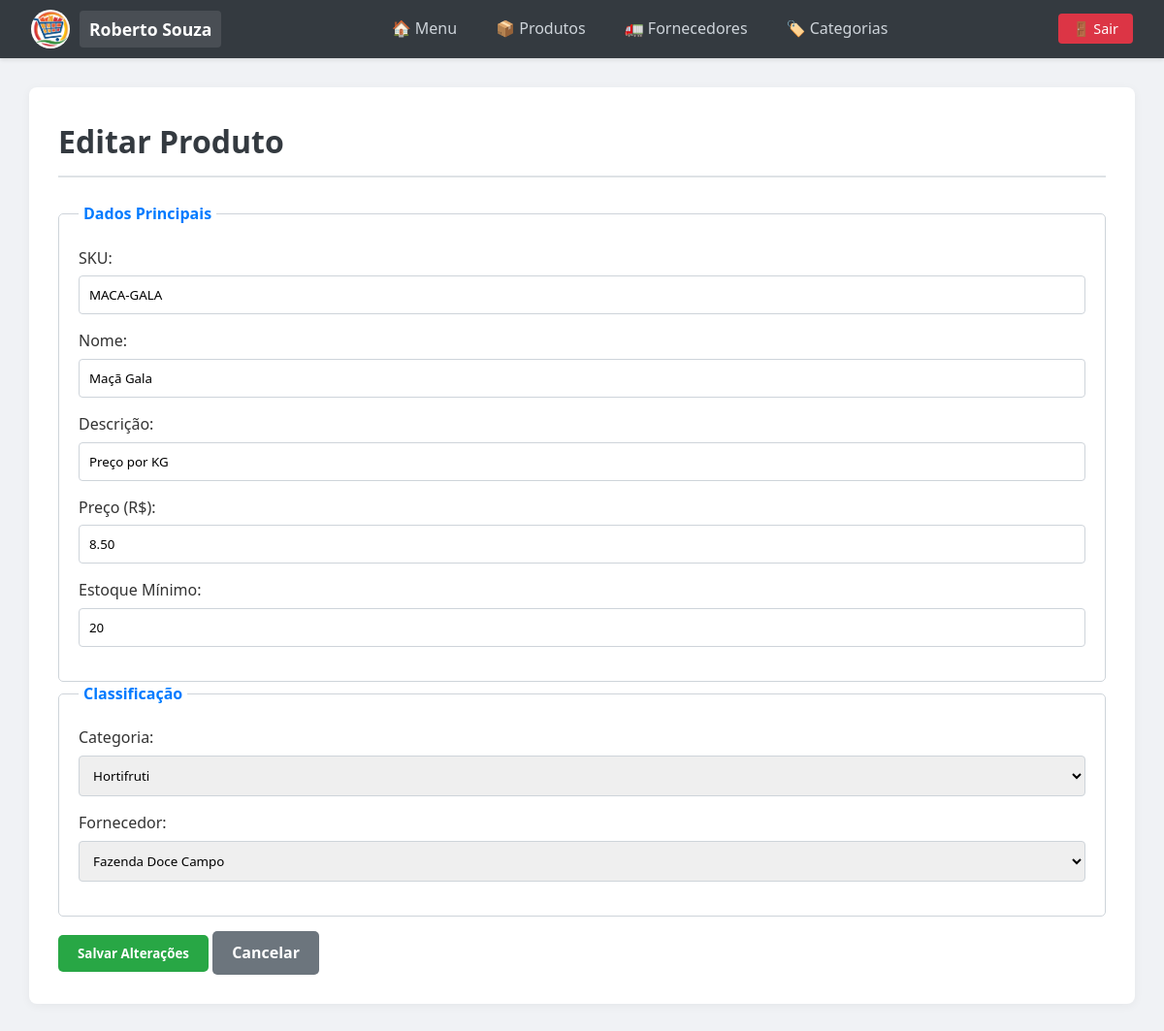
Page /Controller/ProdutoController.php?acao=prepararEdicaoProduto&id_produto=17 (signed in) on the committed database.
### tables this page shows
CREATE TABLE produtos (
    id INT AUTO_INCREMENT PRIMARY KEY,
    sku VARCHAR(50) NOT NULL,
    nome VARCHAR(100) NOT NULL,
    descricao TEXT,
    preco DECIMAL(10, 2) NOT NULL,
    quantidade INT DEFAULT 0,
    estoque_minimo INT DEFAULT 5,
    
    id_categoria INT NULL,
    id_fornecedor INT NULL,
    id_usuario INT NOT NULL,
    
    FOREIGN KEY (id_categoria) REFERENCES categorias(id) ON DELETE SET NULL,
    FOREIGN KEY (id_fornecedor) REFERENCES fornecedores(id) ON DELETE SET NULL,
    FOREIGN KEY (id_usuario) REFERENCES usuarios(id) ON DELETE CASCADE
);

### Model/DAO/ProdutoDAO.php (called while the page is built, shortened)
<?php
    require_once __DIR__ . '/../Produto.php';
    require_once __DIR__ . '/../Fornecedor.php';
    require_once __DIR__ . '/../Categoria.php';
    class ProdutoDAO {
        public function buscarPorId($id_produto, $id_usuario){
            $conexao = Conexao::Conectar();
            $consultaSQL = "SELECT * FROM produtos WHERE id = :id AND id_usuario = :id_usuario";
            $declaracao = $conexao->prepare($consultaSQL);
            $declaracao->bindValue(":id", $id_produto);
            $declaracao->bindValue(":id_usuario", $id_usuario);
            $declaracao->execute();
            $linha = $declaracao->fetch(PDO::FETCH_ASSOC);
            return $this->montarProduto($linha, $id_usuario);
        }
        private function montarProduto(array $linha, $id_usuario): Produto {
            $usuarioTenant = new Cliente(null, null, null, null);
            $usuarioTenant->setId($id_usuario);
            $fornecedor = null;
            if (!empty($linha['id_fornecedor'])) {
                $fornecedor = new Fornecedor(null, null, null, null, $usuarioTenant);
                $fornecedor->setId($linha['id_fornecedor']);
            }
            $categoria = null;
            if (!empty($linha['id_categoria'])) {
                $categoria = new Categoria($linha['id_categoria'], null, $usuarioTenant);
            }
            $produto = new Produto(
                $linha['sku'],
                $linha['nome'],
                $linha['descricao'],
                $linha['preco'],
                $linha['quantidade'],
                $linha['estoque_minimo'],
                $usuarioTenant,
                $fornecedor,
                $categoria
            );
            $produto->setId($linha['id']);
            return $produto;
        }
    }
?>

### Model/Produto.php (called while the page is built, shortened)
<?php
    require_once __DIR__ . '/Fornecedor.php';
    require_once __DIR__ . '/Categoria.php';
    class Produto {
        private $sku;
        private $nome;
        private $descricao;
        private $preco;
        private $estoqueMinimo;
        private ?Fornecedor $fornecedor;
        private ?Categoria $categoria;
        public function __construct($sku, $nome, $descricao, $preco, $quantidade, $estoqueMinimo, Usuario $usuario, ?Fornecedor $fornecedor = null, ?Categoria $categoria = null){
            $this->sku = $sku;
            $this->nome = $nome;
            $this->descricao = $descricao;
            $this->preco = $preco;
            $this->estoqueMinimo = $estoqueMinimo;
            $this->fornecedor = $fornecedor;
            $this->categoria = $categoria;
        }
        public function getSku(){
            return $this->sku;
        }
        public function getNome(){
            return $this->nome;
        }
        public function getDescricao(){
            return $this->descricao;
        }
        public function getPreco(){
            return $this->preco;
        }
        public function getEstoqueMinimo(){
            return $this->estoqueMinimo;
        }
        public function getFornecedor(): ?Fornecedor {
            return $this->fornecedor;
        }
        public function getCategoria(): ?Categoria {
            return $this->categoria;
        }
    }
?>

### Model/DAO/CategoriaDAO.php (called while the page is built, shortened)
<?php
require_once __DIR__ . '/../Categoria.php';
class CategoriaDAO {
    public function listarPorUsuario($id_usuario) {
        $conexao = Conexao::Conectar();
        $sql = "SELECT * FROM categorias WHERE id_usuario = :id_usuario ORDER BY nome ASC";
        $stmt = $conexao->prepare($sql);
        $stmt->bindValue(':id_usuario', $id_usuario);
        $stmt->execute();
        $linhas = $stmt->fetchAll(PDO::FETCH_ASSOC);
        $listaCategorias = [];
        foreach ($linhas as $linha) {
            $usuarioTenant = new Cliente(null, null, null, null);
            $usuarioTenant->setId($id_usuario);
            $categoria = new Categoria($linha['id'], $linha['nome'], $usuarioTenant);
            $listaCategorias[] = $categoria;
        }
        return $listaCategorias;
    }
}
?>

### Model/Categoria.php (called while the page is built, shortened)
<?php
    class Categoria {
        private $id;
        private $nome;
        public function __construct($id, $nome, Usuario $usuario){
            $this->id = $id;
            $this->nome = $nome;
        }
        public function getId(){
            return $this->id;
        }
        public function getNome() {
            return $this->nome;
        }
    }
?>

### Model/DAO/FornecedorDAO.php (called while the page is built, shortened)
<?php
    require_once __DIR__ . '/../Fornecedor.php';
    class FornecedorDAO {
        public function listarPorUsuario($id_usuario){
            $conexao = Conexao::Conectar();
            $sql = "SELECT * FROM fornecedores WHERE id_usuario = :id_usuario ORDER BY nome_empresa ASC";
            $stmt = $conexao->prepare($sql);
            $stmt->bindValue(':id_usuario', $id_usuario);
            $stmt->execute();
            $linhas = $stmt->fetchAll(PDO::FETCH_ASSOC);
            $listaFornecedores = [];
            foreach ($linhas as $linha) {
                $listaFornecedores[] = $this->montarFornecedor($linha, $id_usuario);
            }
            return $listaFornecedores;
        }
        private function montarFornecedor(array $linha, $id_usuario): Fornecedor {
            $usuarioTenant = new Cliente(null, null, null, null);
            $usuarioTenant->setId($id_usuario);
            $fornecedor = new Fornecedor(
                $linha['nome_empresa'],
                $linha['cnpj'],
                $linha['email'],
                $linha['telefone'],
                $usuarioTenant
            );
            $fornecedor->setId($linha['id']);
            return $fornecedor;
        }
    }
?>

### Model/Fornecedor.php (called while the page is built, shortened)
<?php
class Fornecedor {
    private $id;
    private $nomeEmpresa;
    public function __construct($nomeEmpresa, $cnpj, $email, $telefone, Usuario $usuario) {
        $this->nomeEmpresa = $nomeEmpresa;
    }
    public function getId() {
        return $this->id;
    }
    public function getNomeEmpresa() {
        return $this->nomeEmpresa;
    }
    public function setId($id) {
        $this->id = $id;
    }
}
?>

### View/Produto/EditarProduto.php (the view, shortened to what this page needs)
<?php
    require_once __DIR__ . '/../../Model/Produto.php';
    require_once __DIR__ . '/../../Model/Categoria.php';
    require_once __DIR__ . '/../../Model/Fornecedor.php';
?>
<!DOCTYPE html>
<html lang="pt-br">
<head>
    <link rel="stylesheet" href="../View/Assets/style.css">
</head>
<body>
    <nav>
        <div class="nav-brand">
            <div style="display: flex; align-items: center; gap: 10px;">
                <?php if($_SESSION['foto_perfil']): ?>
                    <img src="../View/Assets/Imagens/Uploads/<?php echo $_SESSION['foto_perfil']; ?>" alt="Foto de Perfil" style="width: 40px; height: 40px; border-radius: 50%; object-fit: cover;">
                <?php else: ?>
                    <div style="width: 40px; height: 40px; border-radius: 50%; background-color: #ddd; display: flex; align-items: center; justify-content: center;">👤</div>
                <?php endif; ?>
                <span class="company-name"><?php echo $_SESSION['nome']; ?></span>
            </div>
        </div>
        <div class="nav-links">
            <a href="ClienteController.php?acao=dashboard">🏠 Menu</a>
            <a href="ProdutoController.php?acao=listarProdutos">📦 Produtos</a>
            <a href="FornecedorController.php?acao=listarFornecedores">🚛 Fornecedores</a>
            <a href="CategoriaController.php?acao=listarCategorias">🏷️ Categorias</a>
        </div>
        <div class="nav-logout">
            <a href="AutenticaController.php?acao=logout" class="btn-logout">🚪 Sair</a>
        </div>
    </nav>
    <div class="container">
        <h1>Editar Produto</h1>
        <form action="ProdutoController.php" method="POST">
            <fieldset>
                <legend>Dados Principais</legend>
                <label>SKU:</label>
                <input type="text" name="sku" value="<?php echo $dadosProduto->getSku(); ?>" required>
                <label>Nome:</label>
                <input type="text" name="nome" value="<?php echo $dadosProduto->getNome(); ?>" required>
                <label>Descrição:</label>
                <input type="text" name="descricao" value="<?php echo $dadosProduto->getDescricao(); ?>" required>
                <label>Preço (R$):</label>
                <input type="number" name="preco" step="0.01" value="<?php echo $dadosProduto->getPreco(); ?>" required>
                <label>Estoque Mínimo:</label>
                <input type="number" name="estoque_minimo" value="<?php echo $dadosProduto->getEstoqueMinimo(); ?>" required>
                </fieldset>
            <fieldset>
                <legend>Classificação</legend>
                <label>Categoria:</label>
                <select name="id_categoria" required>
                    <?php foreach($listaCategorias as $categoria): ?>
                        <?php $selected = ($categoria->getId() == $dadosProduto->getCategoria()?->getId()) ? 'selected' : ''; ?>
                        <option value="<?php echo $categoria->getId(); ?>" <?php echo $selected; ?>>
                            <?php echo $categoria->getNome(); ?>
                        </option>
                    <?php endforeach; ?>
                </select>
                <label>Fornecedor:</label>
                <select name="id_fornecedor" required>
                    <?php foreach($listaFornecedores as $fornecedor): ?>
                        <?php $selected = ($fornecedor->getId() == $dadosProduto->getFornecedor()?->getId()) ? 'selected' : ''; ?>
                        <option value="<?php echo $fornecedor->getId(); ?>" <?php echo $selected; ?>>
                            <?php echo $fornecedor->getNomeEmpresa(); ?>
                        </option>
                    <?php endforeach; ?>
                </select>
            </fieldset>
            <div style="margin-top: 15px;">
                <button type="submit" class="btn">Salvar Alterações</button>
                <a href="ProdutoController.php?acao=listarProdutos" class="btn" style="background-color: #6c757d;">Cancelar</a>
            </div>
        </form>
    </div>
</body>
</html>

### View/Assets/style.css (style rules this page uses)
* { margin: 0; padding: 0; box-sizing: border-box; font-family: 'Segoe UI', Tahoma, Geneva, Verdana, sans-serif; }
body { background-color: #f0f2f5; color: #333; line-height: 1.6; min-height: 100vh; }
a { text-decoration: none; }
nav { background-color: #343a40; color: white; padding: 0 2rem; height: 60px; display: flex; justify-content: space-between; align-items: center; box-shadow: 0 2px 4px rgba(0,0,0,0.1); }
.nav-brand .company-name { font-size: 1.1rem; font-weight: bold; background-color: rgba(255, 255, 255, 0.1); padding: 5px 10px; border-radius: 4px; }
.nav-links { display: flex; gap: 20px; }
.nav-links a { color: #ced4da; font-weight: 500; padding: 5px 10px; border-radius: 4px; transition: all 0.3s; }
.btn-logout { background-color: #dc3545; color: white !important; padding: 6px 15px; border-radius: 4px; font-size: 0.9rem; transition: background 0.3s; }
.container { width: 95%; max-width: 100%; margin: 30px auto; background: white; padding: 30px; border-radius: 8px; box-shadow: 0 2px 10px rgba(0,0,0,0.05); }
h1 { margin-bottom: 25px; color: #343a40; border-bottom: 2px solid #dee2e6; padding-bottom: 10px; }
.btn { display: inline-block; background-color: #28a745; color: white !important; padding: 10px 20px; border-radius: 5px; border: none; cursor: pointer; font-weight: 600; transition: opacity 0.2s; }
form fieldset { border: 1px solid #ced4da; padding: 20px; border-radius: 5px; background-color: #fff; }
form legend { font-weight: bold; color: #007bff; padding: 0 5px; }
input, select { width: 100%; padding: 10px; margin: 5px 0 15px 0; border: 1px solid #ced4da; border-radius: 4px; }

### rows in the picture
produtos: sku "MACA-GALA", nome "Maçã Gala", descricao "Preço por KG", preco "8.50", estoque_minimo "20"

### other values in the picture
$_SESSION['nome'] "Roberto Souza"
form field id_categoria "Hortifruti"
form field id_fornecedor "Fazenda Doce Campo"
